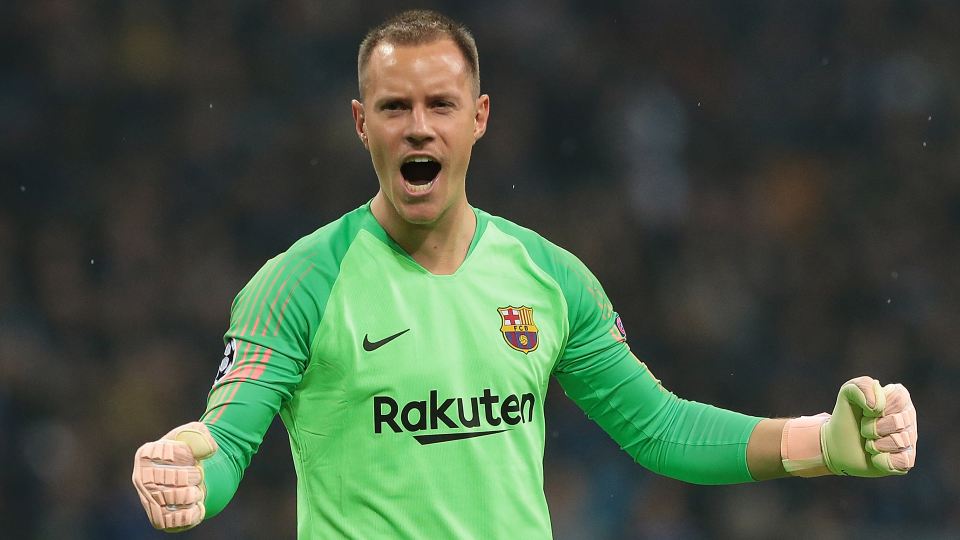
#> input picture ML Projects/Barcelona player's image classification/test_images/mats.jpg, 1920 x 1080 px (shown at 1/2 size)
$ jupyter execute --allow-errors imgClassificationModel.ipynb   (shell and % lines are left out)
#> lines starting #> are read from the running program, lines starting #| are printed output that depends on the picture
[cell 1]
import numpy as np
import pywt
import cv2

[cell 2]
def w2d(img, mode='haar', level=1):
    imArray = img
    #Datatype conversions
    #convert to grayscale
    imArray = cv2.cvtColor( imArray,cv2.COLOR_RGB2GRAY )
    #convert to float
    imArray =  np.float32(imArray)
    imArray /= 255;
    # compute coefficients
    coeffs=pywt.wavedec2(imArray, mode, level=level)

    #Process Coefficients
    coeffs_H=list(coeffs)
    coeffs_H[0] *= 0;

    # reconstruction
    imArray_H=pywt.waverec2(coeffs_H, mode);
    imArray_H *= 255;
    imArray_H =  np.uint8(imArray_H)

    return imArray_H

[cell 3]
path_to_data = "./dataset/"
path_to_cr_data = "./dataset/cropped/"

[cell 4]
import os
img_dirs = []
#> (the rest of this cell did not finish here and is left out)

[cell 5]
img_dirs

[cell 6]
celebrity_file_names_dict = {}
for img_dir in img_dirs:
    celebrity_name = img_dir.split('/')[-1]
    celebrity_file_names_dict[celebrity_name] = []
    for entry in os.scandir(img_dir):
            celebrity_file_names_dict[celebrity_name].append(entry.path)

[cell 7]
celebrity_file_names_dict

[cell 8]
class_dict = {}
count = 0
for celebrity_name in celebrity_file_names_dict.keys():
    class_dict[celebrity_name] = count
    count = count + 1
class_dict

[cell 9]
X, y = [], []
for celebrity_name, training_files in celebrity_file_names_dict.items():
    for training_image in training_files:
        img = cv2.imread(training_image)
        scalled_raw_img = cv2.resize(img, (32, 32))
        img_har = w2d(img,'db1',5)
        scalled_img_har = cv2.resize(img_har, (32, 32))
        combined_img = np.vstack((scalled_raw_img.reshape(32*32*3,1),scalled_img_har.reshape(32*32,1)))
        X.append(combined_img)
        y.append(class_dict[celebrity_name])

#> (a cell that did not finish here is left out)

[cell 11]
X = np.array(X).reshape(len(X),4096).astype(float)
X.shape

[cell 12]
from sklearn.svm import SVC
from sklearn.preprocessing import StandardScaler
from sklearn.model_selection import train_test_split
from sklearn.pipeline import Pipeline
from sklearn.metrics import classification_report

#> (a cell that did not finish here is left out)

#> (a cell that did not finish here is left out)

[cell 15]
from sklearn.ensemble import RandomForestClassifier
from sklearn.linear_model import LogisticRegression
from sklearn.pipeline import make_pipeline
from sklearn.model_selection import GridSearchCV

[cell 16]
model_params = {
    'svm': {
        'model': SVC(gamma='auto',probability=True),
        'params' : {
            'svc__C': [1,10,100,1000],
            'svc__kernel': ['rbf','linear']
        }
    },
    'random_forest': {
        'model': RandomForestClassifier(),
        'params' : {
            'randomforestclassifier__n_estimators': [1,5,10]
        }
    },
    'logistic_regression' : {
        'model': LogisticRegression(solver='liblinear',multi_class='auto'),
        'params': {
            'logisticregression__C': [1,5,10]
        }
    }
}

[cell 17]
scores = []
best_estimators = {}
import pandas as pd
#> (the rest of this cell did not finish here and is left out)

[cell 18]
best_estimators

#> (a cell that did not finish here is left out)

#> (a cell that did not finish here is left out)

#> (a cell that did not finish here is left out)

#> (a cell that did not finish here is left out)

[cell 23]
from sklearn.metrics import confusion_matrix
#> (the rest of this cell did not finish here and is left out)

[cell 24]
import matplotlib.pyplot as plt
import seaborn as sn
plt.figure(figsize = (10,7))
#> (the rest of this cell did not finish here and is left out)

[cell 25]
class_dict

[cell 26]
face_cascade = cv2.CascadeClassifier('./opencv/haarcascades/haarcascade_frontalface_default.xml')
eye_cascade = cv2.CascadeClassifier('./opencv/haarcascades/haarcascade_eye.xml')

[cell 27]
def get_cropped_image_if_2_eyes(image_path):
    img = cv2.imread(image_path)
    gray = cv2.cvtColor(img, cv2.COLOR_BGR2GRAY)
    faces = face_cascade.detectMultiScale(gray, 1.3, 5)
    for (x,y,w,h) in faces:
        roi_gray = gray[y:y+h, x:x+w]
        roi_color = img[y:y+h, x:x+w]
        eyes = eye_cascade.detectMultiScale(roi_gray)
        if len(eyes) >= 2:
            return roi_color

[cell 28]
def predict_player(cropped_img,cropped_img_har,clf):
    scalled_raw_img = cv2.resize(cropped_img, (32, 32))
    scalled_img_har = cv2.resize(cropped_img_har, (32, 32))
    combined_img = np.vstack((scalled_raw_img.reshape(32*32*3,1),scalled_img_har.reshape(32*32,1)))
    X=combined_img.reshape(1,4096)
    return clf.predict(X)

[cell 29]
path_to_test_data = "./test_images/"
img_path=path_to_test_data+'mats.jpg'
cropped_img=get_cropped_image_if_2_eyes(img_path)
#> in get_cropped_image_if_2_eyes, img is the input picture: shape (1080, 1920, 3); mean B, G, R 68.2, 88.4, 70.5
#> in get_cropped_image_if_2_eyes, `gray = cv2.cvtColor(img, cv2.COLOR_BGR2GRAY)`:
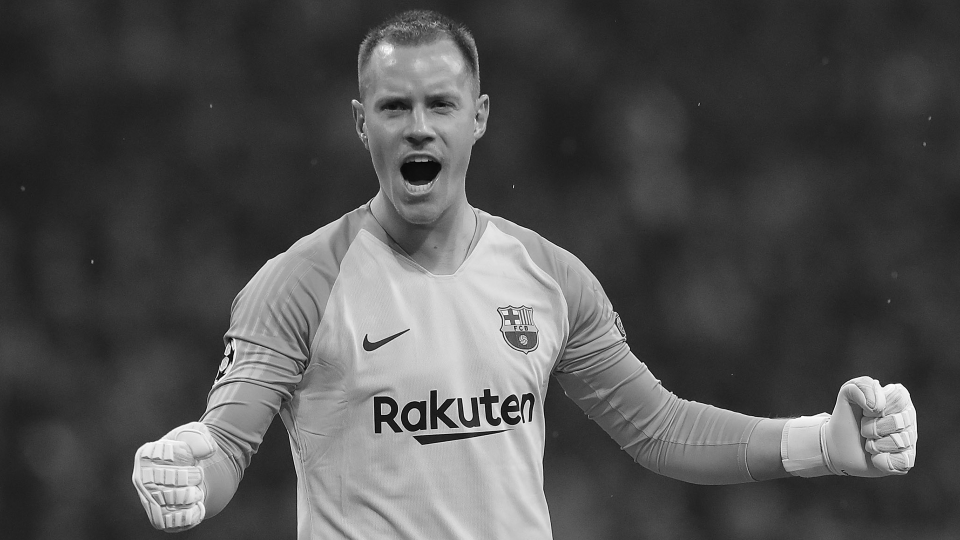
#> gray: shape (1080, 1920) (shown at 1/2 size); min 0, max 255, mean 80.8
#> in get_cropped_image_if_2_eyes, `faces = face_cascade.detectMultiScale(gray, 1.3, 5)`: faces = [[228, 834, 226, 226], [688, 92, 301, 301]]
#> the loop in get_cropped_image_if_2_eyes, `for (x,y,w,h) in faces:` made 2 passes
#> (x, y, w, h, eyes) on pass 2: (688, 92, 301, 301, [[62, 86, 73, 73], [148, 76, 78, 78]])
#> pass 1, in get_cropped_image_if_2_eyes, `roi_gray = gray[y:y+h, x:x+w]`:
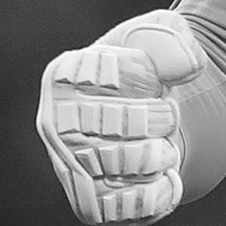
#> roi_gray: shape (226, 226); min 15, max 254, mean 139.8
#> pass 1, in get_cropped_image_if_2_eyes, `roi_color = img[y:y+h, x:x+w]`:
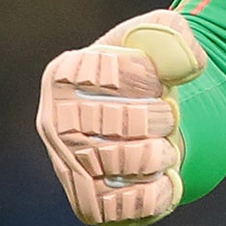
#> roi_color: shape (226, 226, 3); mean B, G, R 116.7, 142.5, 143.4
#> pass 2, in get_cropped_image_if_2_eyes, `roi_gray = gray[y:y+h, x:x+w]`:
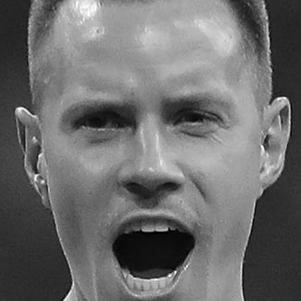
#> roi_gray: shape (301, 301); min 0, max 255, mean 108.9
#> pass 2, in get_cropped_image_if_2_eyes, `roi_color = img[y:y+h, x:x+w]`:
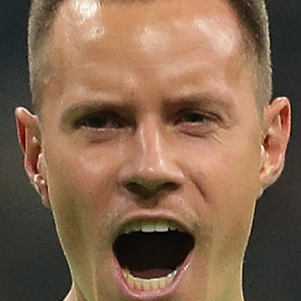
#> roi_color: shape (301, 301, 3); mean B, G, R 79.3, 102.5, 132.6
cropped_img_har=w2d(cropped_img,'db1',5)
#> in w2d, `coeffs=pywt.wavedec2(imArray, mode, level=level)`: coeffs = 6 items
#> in w2d, `imArray_H=pywt.waverec2(coeffs_H, mode);`:
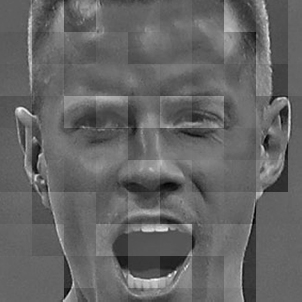
#> imArray_H: shape (302, 302) float32; min -0.456, max 0.691, mean 0.000156; drawn with min black and max white
#> in w2d, `imArray_H =  np.uint8(imArray_H)`:
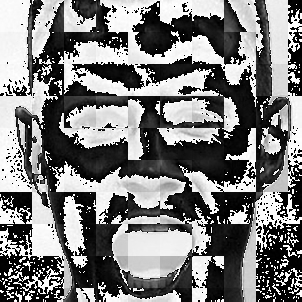
#> imArray_H: shape (302, 302); min 0, max 255, mean 124
